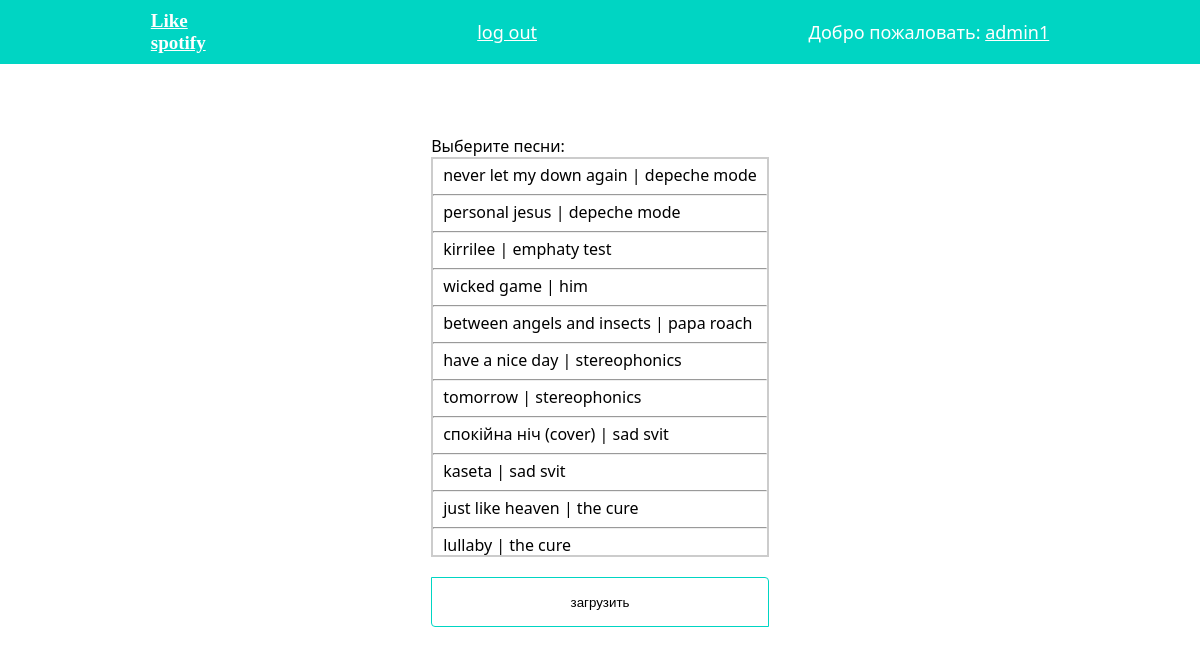
The app's page /playlists/upload/songs/29/ (signed in) with its own data.
### playlists/models.py (models this page shows, shortened)
class Song(models.Model):
    song = models.FileField(upload_to='songs')
    image = models.ImageField(upload_to='songs_images',blank=True)
    name = models.CharField('название',max_length=150)
    singer = models.ForeignKey(Singer,verbose_name='исполнитель',on_delete=models.CASCADE,null=True,blank=True)
    album = models.ManyToManyField(Album,verbose_name='альбом',null=True,blank=True)
    playlist = models.ManyToManyField(Playlist,verbose_name='плейлист',null=True, blank=True)
    text= models.TextField(verbose_name='текст песни',null=True, blank=True)
    def __str__(self):
        return '{0} {1} {2}' .format(self.name,self.song,self.singer)
    class Meta:
        verbose_name = 'Песня'
        verbose_name_plural = 'Песни'

class Singer(models.Model):
    name = models.CharField('имя исполнителя', max_length=150)
    def __str__(self):
        return '{0} '.format(self.name)
    class Meta:
        verbose_name = 'Исполнитель'
        verbose_name_plural = 'Исполнители'

### playlists/views.py (the view, shortened to what this page needs)
# urls.py: path("upload/songs/<int:pk>/",UploadSongsView.as_view(),name='upload songs'),
class UploadSongsView(View):
    def get(self, request, *args, **kwargs):
        template = 'playlist/upload_songs.html'
        pk = self.kwargs.get('pk')
        album = get_object_or_404(Album, id=self.kwargs.get('pk'))
        query_set = album.song_set.all()
        print('all songs',query_set)
        return render(request, template,{'songs':Song.objects.all(),'num':album.id})

### templates/playlist/upload_songs.html (shortened to what this page needs)
<!DOCTYPE html>
<html lang="en">
  <head>
    {% load static %}
    <link
      rel="stylesheet"
      type="text/css"
      href="{% static '/users/css/album_song.css' %}"
    />
    <link rel="stylesheet" href="album_song.css" />
  </head>
  <body>
    {% if user.is_authenticated %}
    <div class="header">
      <div class="container">
        <div class="logo">
          <span><a href="{% url 'home' %}">Like</a></span>
          <span><a href="{% url 'home' %}">spotify</a></span>
        </div>
        <div class="auth">
          <p><a href="">log out</a></p>
        </div>
        <p>
          Добро пожаловать:
          <a href="">{{ user.username }}</a>
        </p>
      </div>
    </div>
    <div class="main">
      <div class="container">
        <div class="form">
          <p>Выберите песни:</p>
          <form action="/playlists/upload/songs/{{num}}/" method="post">
            <div class="list-songs">
              {% for song in songs %}
              <label class="checkbox-label" for="{{song.id}}"
                >{{song.name}} | {{song.singer}}</label
              >
              <hr>
              {% endfor %}
            </div>
            <button class="btn btn--load" type="submit">загрузить</button>
          </form>
        </div>
      </div>
    </div>
    {% endif %}
  </body>
</html>

### static/users/css/album_song.css (style rules this page uses)
body { font-family: system-ui, -apple-system, BlinkMacSystemFont, "Segoe UI", Roboto, Oxygen, Ubuntu, Cantarell, "Open Sans", "Helvetica Neue", sans-serif; margin: 0; }
* { box-sizing: border-box; margin: 0; padding: 0; }
.header { background: #00d5c3; padding: 10px 0; color: #fff; font-size: 18px; position: fixed; text-align: center; top: 0; left: 0; width: 100%; z-index: 10; }
.header a { color: #fff; }
.container { max-width: 1200px; padding: 0 15px; margin: 0 auto; display: flex; align-items: center; justify-content: space-around; }
.logo { text-align: left; }
.logo > span > a { display: block; font-family: Georgia; color: white; font-weight: 700; font-size: 19px; }
.main { margin-top: 100px; }
.form { margin-top: 35px; }
.list-songs { border: 2px solid #ccc; max-width: 400px; width: 100%; height: 400px; overflow-y: scroll; }
.checkbox-label { width: 100%; display: inline-block; padding: 5px 10px 6px 10px; cursor: pointer; transition: 0.2s; border-bottom: 2px solid #fff; }
.btn--load { max-width: 400px; width: 100%; }
button { cursor: pointer; margin-top: 20px; background: none; width: 285px; height: 50px; border: 1px solid #00d5c3; border-radius: 0 4px 0 4px; }

### records on screen
Song: name "never let my down again", singer "depeche mode"
Song: name "personal jesus", singer "depeche mode"
Song: name "kirrilee", singer "emphaty test"
Song: name "wicked game", singer "him"
Song: name "between angels and insects", singer "papa roach"
Song: name "have a nice day", singer "stereophonics"
Song: name "tomorrow", singer "stereophonics"
Song: name "спокійна ніч (cover)", singer "sad svit"
Song: name "kaseta", singer "sad svit"
Song: name "just like heaven", singer "the cure"
Song: name "lullaby", singer "the cure"

### other values on screen
{{ user.username }} "admin1"
